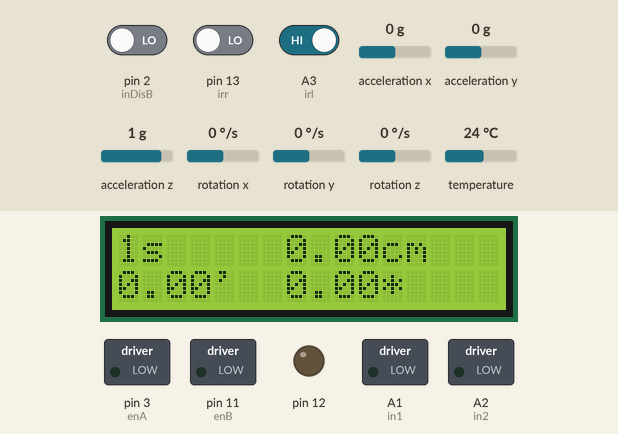
A sketch run on a simulated Arduino Uno, built with avr-gcc and run on an emulated ATmega328P. On the bench: 16×2 character LCD, switched loads named in the sketch (green lamp = pin HIGH), output pins drawn as LEDs (lit = HIGH). Dashed ring = blinking. The test bench sets the inputs (shaded band); at power-on: acceleration y 0 g, pin 13 (irr) LOW, acceleration x 0 g, pin 2 (inDisB) LOW, rotation x 0 °/s, A3 (irl) HIGH, acceleration z 1 g, rotation y 0 °/s, rotation z 0 °/s, temperature 24 °C.

Above: at 1.3 s.
1.4 s: acceleration y set to -0.2 g
At 2.4 s:
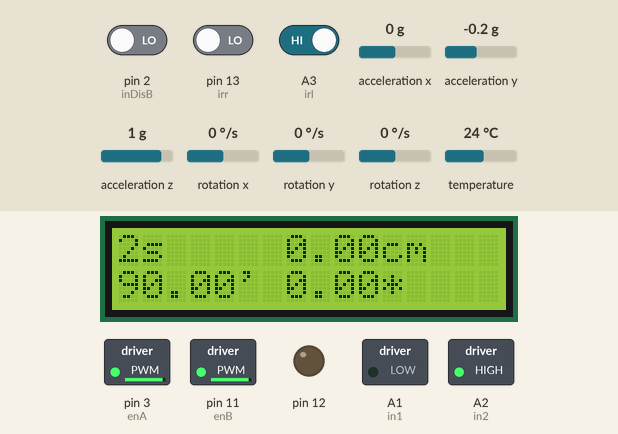
4.4 s: pin 13 (irr) driven HIGH
At 5.0 s:
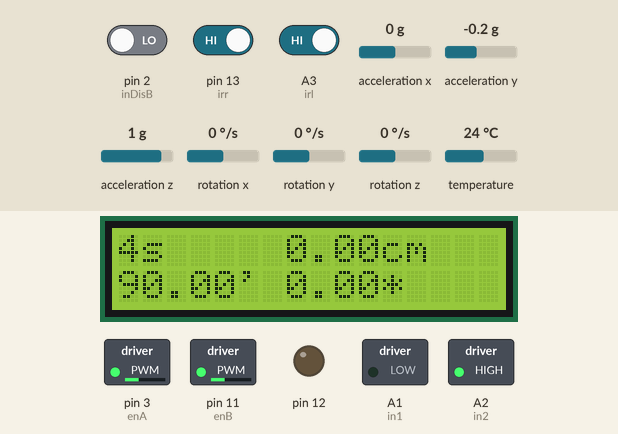
7.4 s: acceleration x set to 0.4 g
10.4 s: acceleration x set to 0.7 g
At 12.4 s:
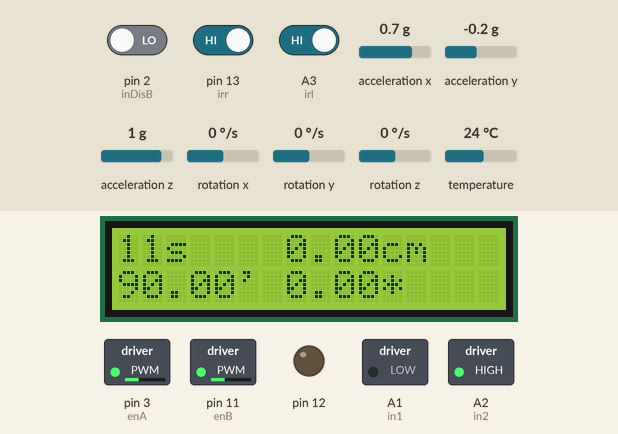
13.4 s: pin 2 (inDisB) driven HIGH
At 14.4 s:
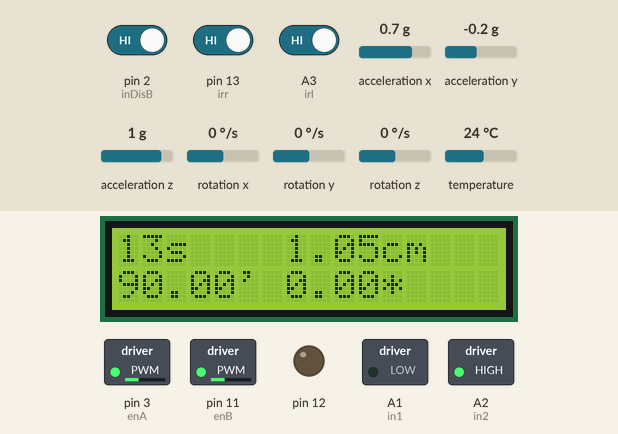
16.1 s: rotation x set to -192 °/s
At 17.0 s:
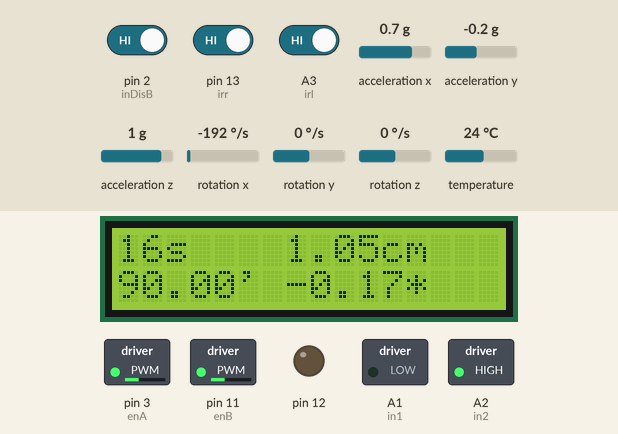
Timing chart, 0 to 19.1 s (numbered marks = the images above; inputs shaded):
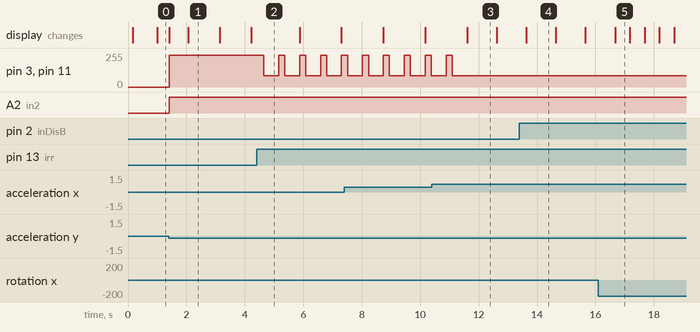

The sketch:

project_sem1_b4Features.ino
```cpp
//ctrl k c to comment all, and ctrl / to uncommentn all

#include <Arduino.h>
#include <L298N.h>
#include <LiquidCrystal.h>
#include <Adafruit_MPU6050.h>
#include <Adafruit_Sensor.h>
#include <Wire.h>

Adafruit_MPU6050 mpu;

const int rs = 8, en = 9, d4 = 4, d5 = 5, d6 = 6, d7 = 7;
LiquidCrystal lcd(rs, en, d4, d5, d6, d7);

// Motor A connections
int enA = 3;   //  left 1 & 2
int in1 = A1;  //1 & 4
// Motor B connections
int enB = 11;  //  right 3 & 4
int in2 = A2;  //2 & 3

//rotary encoder
int inDisB = 2;
volatile int totalB = 0;       // Declare total as volatile for interrupt use
volatile int previousB = LOW;  // Declare and initialize previous for countdisB

//infared sensor
int irl = A3;
int irr = 13;

void stop(int i) {
  // Stop the motors
  analogWrite(enA, 0);
  analogWrite(enB, 0);
  digitalWrite(in1, LOW);
  digitalWrite(in2, LOW);
  // digitalWrite(in3, LOW);
  // digitalWrite(in4, LOW);
  delay(i);
}

void foward(int i, int speed) {

  analogWrite(enA, speed);
  analogWrite(enB, speed);
  digitalWrite(in1, LOW);
  digitalWrite(in2, HIGH);
  // digitalWrite(in3, LOW);
  // digitalWrite(in4, HIGH);
  delay(i);
}

void reverse(int i, int speed) {

  analogWrite(enA, speed);
  analogWrite(enB, speed);
  digitalWrite(in1, HIGH);
  digitalWrite(in2, LOW);
  // digitalWrite(in3, HIGH);
  // digitalWrite(in4, LOW);
  delay(i);
}

void L1(int i, int speed) {  // i = delay in between

  analogWrite(enA, 0);  // left motor turn off
  analogWrite(enB, speed);  // right motor go
  digitalWrite(in1, HIGH);  // all motor backwards
  digitalWrite(in2, LOW);
  delay(i);  // in between delay
  analogWrite(enA, speed);  // left motor go
  analogWrite(enB, 0);  // right motor turn off
  digitalWrite(in1, LOW);  // all motor foward
  digitalWrite(in2, HIGH);
  delay(i);
}

void R1(int i, int speed) {

  analogWrite(enA, 0);
  analogWrite(enB, speed);
  digitalWrite(in1, LOW);
  digitalWrite(in2, HIGH);
  delay(i);
  analogWrite(enB, 0);
  analogWrite(enA, speed);
  digitalWrite(in1, HIGH);
  digitalWrite(in2, LOW);
  delay(i);
}

void countdisInterrupt() {
  int encoder = digitalRead(inDisB);

  if (encoder != previousB) {
    if (encoder == HIGH) {
      totalB++;
    }
  }

  previousB = encoder;
}

void setup() {

  attachInterrupt(digitalPinToInterrupt(inDisB), countdisInterrupt, CHANGE);

  pinMode(enA, OUTPUT);
  pinMode(enB, OUTPUT);
  pinMode(in1, OUTPUT);
  pinMode(in2, OUTPUT);
  pinMode(12, OUTPUT);
  //pinMode(in3, OUTPUT);
  //pinMode(in4, OUTPUT);

  stop(0);

  lcd.begin(16, 2);
  Serial.begin(115200);
  if (!mpu.begin()) {
    Serial.println("Failed to find MPU6050 chip");
    while (1) {
      delay(10);
    }
  }
  // set accelerometer range to +-8G
  mpu.setAccelerometerRange(MPU6050_RANGE_8_G);

  // set gyro range to +- 500 deg/s
  mpu.setGyroRange(MPU6050_RANGE_500_DEG);

  // set filter bandwidth to 21 Hz
  mpu.setFilterBandwidth(MPU6050_BAND_21_HZ);

  delay(100);
}

bool logicRotate = true;  //!= rotation code on the ramp turn off
bool logicOffIR = true;  // != after going down the slope (used to turn of ir sensor when going up/down slope)
bool logicOffstop2s = true;  // != start counting after going down slope (stop 2 seconds for 200)

void loop() {

/*--------------------------initialisations-------------------------------*/

  int left = digitalRead(irl);  // left ir sensor
  int right = digitalRead(irr);  // right ir sensor
  sensors_event_t a, g, temp;  // Get new sensor events with the readings
  // equation to get the slope angle
  float angle = (atan2(a.acceleration.x, a.acceleration.y) * RAD_TO_DEG) - 90;
  // equation to get the rotated angle
  float dt = 0.05;  // time interval in seconds (adjust as needed)
  static float spin = 0.0;
  if (g.gyro.x > 0.2 || g.gyro.x < -0.2) spin += g.gyro.x * dt;

  mpu.getEvent(&a, &g, &temp);

/*--------------------------lcd-------------------------------*/

  // time
  unsigned long currentTime = millis();
  static unsigned long lastUpdateTime = 0;
  unsigned long elapsedTime = currentTime - lastUpdateTime;
  lcd.setCursor(0, 0);  // 1st line 1st data
  if (elapsedTime >= 1000) {  // count the time
    unsigned long seconds = currentTime / 1000;
    lcd.print(seconds);
    lcd.print("s");
    lastUpdateTime = currentTime;
  }

  // distance
  // after going down slope, start counting distance to reach 200cm
  float dis = ((float)(totalB) / 20 * 21);
  if (angle < -15) {
    totalB = 0;
    logicOffstop2s = false;
  }
  dis = ((float)(totalB) / 20 * 21);

  lcd.setCursor(7,0);  // 1st line 2nd data
  lcd.print(dis);
  lcd.print("cm");

  // angle of slope
  lcd.setCursor(0, 1);  // 2nd line 1st data
  static float slope = 0.0;  // slope angle
  if (slope < angle) {  // find max angle of slope
    slope = angle;
  }
  lcd.print((float)slope);
  lcd.print("'");

  // rotated angle "spin"
  lcd.setCursor(7,1);  // 2nd line 2nd data
  lcd.print(spin);
  lcd.print("*");


/*----------------------------after slope-------------------------------*/

  // turn left
  if (!logicOffIR && right == 0 && left == 1) {
    // Only the left sensor detect the line
    reverse(40, 200);
    stop(200);
    L1(200, 170);
  }

  // turn right
  if (!logicOffIR && left == 0 && right == 1) {
    // Only the right sensor detect the line
    reverse(40,200);
    stop(200);
    R1(200, 170);
  }

  // go foward
  if (left == 0 && right == 0) {
    if(!logicOffIR) foward(0, 85);  // normal foward
    else if(logicOffIR) foward(0,100);  // go up slope foward
  }

/*----------------------------during slope-------------------------------*/

  //go up ramp
  if (logicOffIR && angle >= 20) {
    foward(210 , 240);
    logicRotate = false;
  }

  //on a ramp //after crossing the slope, angle turn 0, move more to turn 360 degree
  if (!logicRotate && angle <= 1.5) {
    stop(4000);
    int j =100; // turn delay
    int s = 175;  // speed
    float spin= 0;

    for (int count = 0; count< 57; count++)  // rotate time needed
      {R1(j, s);}  // rotation delay , speed

    foward(1000,80);  // go foward to place the robot into the line

    logicRotate = true;  // close the rotation code on the ramp
    logicOffIR = false;   // close the go up ramp code (when car crash down -> mpu acceleration jump)
  }

  //go down ramp
  if (left == 1 && right == 1) {  // when going down, both sensor is mid air, wont move, this makes it move
    foward(500,85);
  }

  // stop 3s after 200cm
  if (!logicOffstop2s && !logicOffIR && dis >= 200) {
    stop(3000);  // stop (task 2 finnish)
    logicOffstop2s = true;
  }
}

/*-------------------refrence code if use gyroscope in MPU----------------*/

// if (!logicRotate && angle <= 1.5) {
//     stop(4000);
//     int j =100; // turn delay
//     int s = 175;  // speed
//     float spin= 0;

//     float spin= 0;
//     while(spin <= 5 && spin >= -5){  // spin until 360 degrees
//       R1(j, s);
//       if (g.gyro.x > 0.25) spin += g.gyro.x * 0.25;  // avoid vibrations counted as rotated angle
//     }
//     foward(1000,80);  // go foward to place the robot into the line

//     logicRotate = true;  // close the rotation code on the ramp
//     logicOffIR = false;   // close the go up ramp code (when car crash down -> mpu acceleration jump)
//   }
```

Measured:
- the behaviour switches between 0 and -0.1 g on acceleration y (found by bisection; images 0 and 1)
- the behaviour switches between 0.5 and 0.6 g on acceleration x (found by bisection; images 2 and 3)
- after the input at 1.4 s, pin 3 (enA), pin 11 (enB): 0/255 → 240/255 at once; A2 (in2): LOW → HIGH at once
- after the input at 4.4 s, pin 3 (enA), pin 11 (enB): alternates 240/255 for 0.21 s and 85/255 for 0.51 s, starting after 0.25 s
- after the input at 10.4 s, pin 3 (enA), pin 11 (enB): goes on until 11.1 s, then stays 85/255
- what the display in image 1 shows lasts 1.0 s, from 2.1 s to 3.1 s
- what the display in image 3 shows lasts 1.0 s, from 11.6 s to 12.6 s
